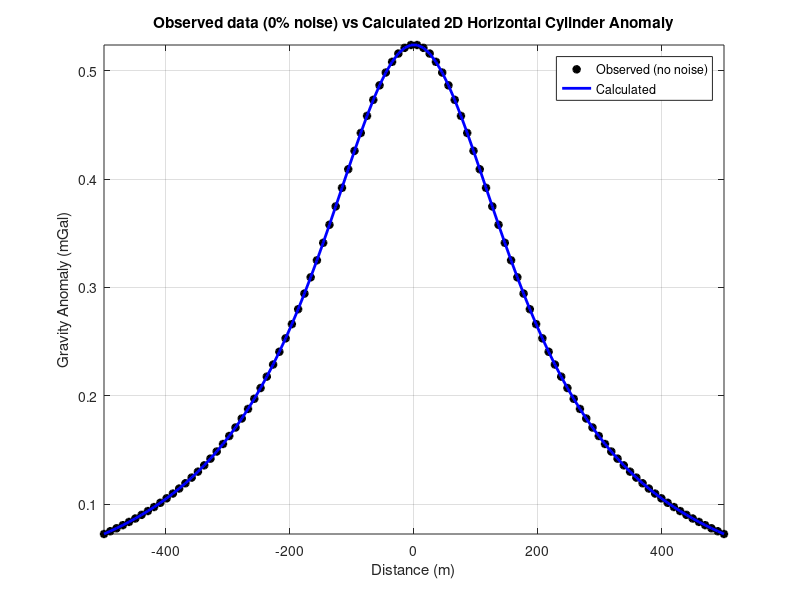
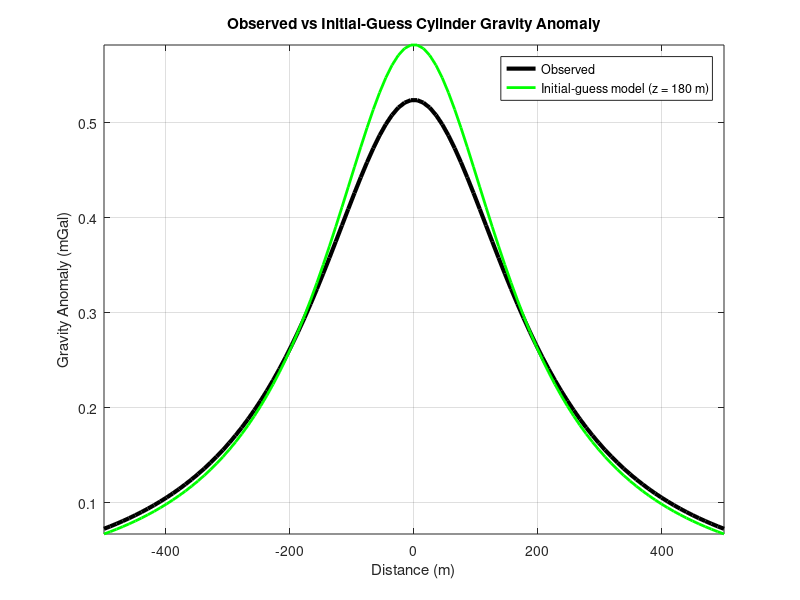
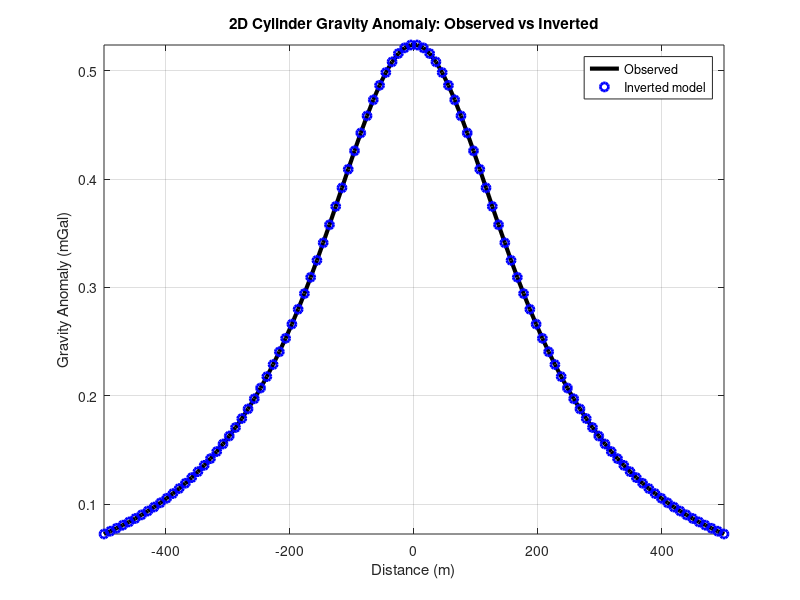
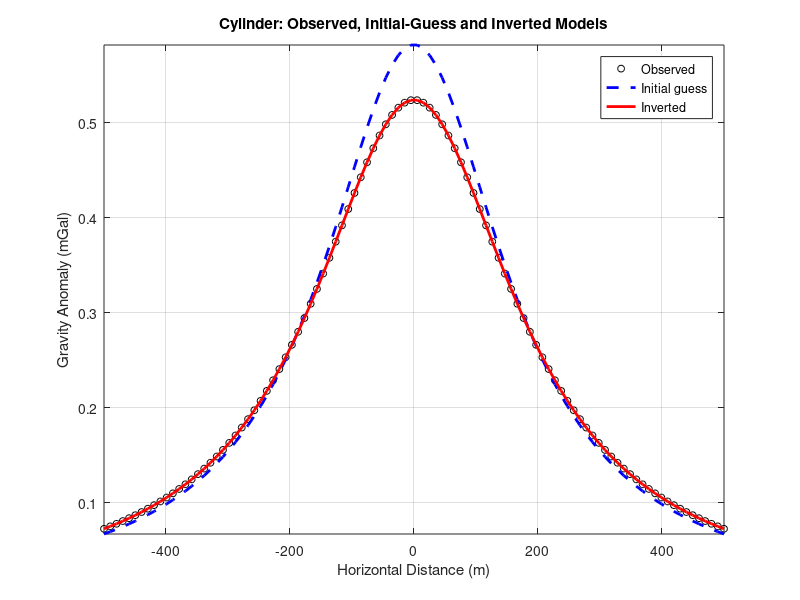

Recreate these plots in MATLAB, in order.
function Cylinder_model_code_depth
%% =========================================================================
%  NAME : LAIMY HAINANA
%  DATE : 23/08/2026
%
%  HORIZONTAL CYLINDER (2D) GRAVITY - DEPTH INVERSION (GAUSS-NEWTON)
%  -----------------------------------------------------------------
%   Density contrast and radius are assumed known (mass per unit length
%   lambda is known). Gravity is nonlinear in depth, so the linearised
%   system (A'A) dz = A'd is solved iteratively, with A re-computed at each
%   updated depth.
%% =========================================================================

clc; close all;
rng(1);                                 % fixed seed -> repeatable noise

%% ---------------- CONSTANTS AND TRUE MODEL ---------------------------------
G            = 6.674e-11;
deltaRhoTrue = 1000;                    % [kg/m^3]
z_true       = 200;                     % True depth to cylinder axis [m]
R_true       = 50;                      % True radius [m]
x            = linspace(-500,500,100)'; % Observation points (column) [m]

M0 = cylinderMass(R_true, deltaRhoTrue);% Known mass per unit length [kg/m]

%% ---------------- FORWARD MODEL --------------------------------------------

noiseLevel       = 0;                                  % 0 % noise 

g_Observed_cylinder = cylinderGravity(G, M0, z_true, x);
gObserved_cylinder  = addNoise(g_Observed_cylinder, noiseLevel);   % 0 % noise level

%figure 1
figure;
plot(x, gObserved_cylinder,  'k*', 'LineWidth', 2); axis tight; hold on;
plot(x, g_Observed_cylinder, 'b-', 'LineWidth', 2);
grid on; box on; hold off;
title('Observed data (0% noise) vs Calculated 2D Horizontal Cylinder Anomaly');
xlabel('Distance (m)'); ylabel('Gravity Anomaly (mGal)');
legend('Observed (no noise)','Calculated');

%% ---------------- INITIAL-GUESS MODEL (DEPTH) ------------------------------
z_initial = 180;                                          % Wrong starting depth [m]
g_Calculated_cylinder = cylinderGravity(G, M0, z_initial, x);

misfit_cylinder = g_Observed_cylinder - g_Calculated_cylinder;
MSE_cylinder    = calculateMSE(misfit_cylinder);

%figure 2
figure;
plot(x, g_Observed_cylinder,   'k-', 'LineWidth', 3); axis tight; hold on;
plot(x, g_Calculated_cylinder, 'g-', 'LineWidth', 2);
grid on; box on; hold off;
title('Observed vs Initial-Guess Cylinder Gravity Anomaly');
xlabel('Distance (m)'); ylabel('Gravity Anomaly (mGal)');
legend('Observed','Initial-guess model (z = 180 m)');

%% ---------------- DEPTH INVERSION (GAUSS-NEWTON) ---------------------------
%  g(z) = 2*G*lambda*z/(x^2+z^2)*1e5 ,   lambda = pi*R^2*DeltaRho
%  A(z) = dg/dz = 2*G*lambda*(x^2 - z^2)/(x^2+z^2)^2*1e5
maxIter = 20;  tol = 1e-6;                                % tol on |dz| [m]
[z_estimated, zHist, A, AT, ATA, ATd] = ...
        gaussNewtonDepth(G, M0, z_initial, x, gObserved_cylinder, maxIter, tol);

g_estimated_cylinder = cylinderGravity(G, M0, z_estimated, x);
Estimated_misfit     = g_Observed_cylinder - g_estimated_cylinder;
MSE_estimated        = calculateMSE(Estimated_misfit);

%figure 3
figure;
plot(x, g_Observed_cylinder,  'k-', 'LineWidth', 3); axis tight; hold on;
plot(x, g_estimated_cylinder, 'bo', 'LineWidth', 2);
grid on; box on; hold off;
title('2D Cylinder Gravity Anomaly: Observed vs Inverted');
xlabel('Distance (m)'); ylabel('Gravity Anomaly (mGal)');
legend('Observed','Inverted model');

%figure 4
figure;
plot(x, g_Observed_cylinder,   'ko', 'MarkerSize', 5); axis tight; hold on;
plot(x, g_Calculated_cylinder, 'b--','LineWidth', 2);
plot(x, g_estimated_cylinder,  'r-', 'LineWidth', 2);
hold off; grid on;
xlabel('Horizontal Distance (m)'); ylabel('Gravity Anomaly (mGal)');
title('Cylinder: Observed, Initial-Guess and Inverted Models');
legend('Observed','Initial guess','Inverted');

fprintf('\n');
fprintf('==============================================\n');
fprintf('    CYLINDER GRAVITY DEPTH INVERSION RESULTS\n');
fprintf('==============================================\n');
fprintf('Number of observations        = %d\n', length(x));
fprintf('Size of A                     = %dx%d\n', size(A,1),   size(A,2));
fprintf('Size of AT                    = %dx%d\n', size(AT,1),  size(AT,2));
fprintf('Size of ATA                   = %dx%d\n', size(ATA,1), size(ATA,2));
fprintf('Size of ATd                   = %dx%d\n', size(ATd,1), size(ATd,2));
fprintf('True depth                    = %.2f m\n', z_true);
fprintf('Initial guess depth           = %.2f m\n', z_initial);
fprintf('Estimated depth               = %.2f m\n', z_estimated);
fprintf('Iterations used               = %d\n', numel(zHist)-1);
fprintf('Known mass per unit length    = %.3e kg/m\n', M0);
fprintf('MSE of initial model          = %.3e mGal^2\n', MSE_cylinder);
fprintf('MSE of estimated model        = %.3e mGal^2\n', MSE_estimated);
fprintf('Maximum residual magnitude    = %.3e mGal\n', max(abs(Estimated_misfit)));
fprintf('==============================================\n');

%% ---------------- NOISY DATA: 0.15 % AND 3 % -------------------------------
noiseLevels = [0.0015, 0.03];
for n = 1:numel(noiseLevels)
    pct  = 100*noiseLevels(n);
    gObs = addNoise(g_Observed_cylinder, noiseLevels(n));

    z_n     = gaussNewtonDepth(G, M0, z_initial, x, gObs, maxIter, tol);
    g_est_n = cylinderGravity(G, M0, z_n, x);
    MSE_n   = calculateMSE(gObs - g_est_n);

    % figure 5 / 7
    figure;
    plot(x, gObs, 'mo', 'LineWidth', 2); axis tight; hold on;
    plot(x, g_Observed_cylinder, 'k-', 'LineWidth', 2);
    grid on; box on; hold off;
    title(sprintf('Observed data (%.2f%% noise) vs Noise-free Cylinder Anomaly', pct));
    xlabel('Distance (m)'); ylabel('Gravity Anomaly (mGal)');
    legend('Observed noisy','Noise-free');

    % figure 6 / 8
    figure;
    plot(x, gObs, 'ko', 'MarkerSize', 5); axis tight; hold on;
    plot(x, g_Calculated_cylinder, 'b--', 'LineWidth', 2);
    plot(x, g_est_n,               'r-',  'LineWidth', 2);
    hold off; grid on;
    xlabel('Horizontal Distance (m)'); ylabel('Gravity Anomaly (mGal)');
    title(sprintf('Cylinder Depth Inversion with %.2f%% added noise', pct));
    legend('Observed noisy','Initial guess','Inverted','Location','best');

    fprintf('\n--- Noise level = %.2f%% ---\n', pct);
    fprintf('Estimated depth = %.2f m  (error %.2f %%)\n', z_n, 100*abs(z_n-z_true)/z_true);
    fprintf('MSE after inversion = %.3e mGal^2\n', MSE_n);
end

%% ---------------- MONTE CARLO: 200 NOISE REALISATIONS ----------------------
nMC = 200;
fprintf('\nMonte Carlo test (%d noise realisations), depth:\n', nMC);
for n = 1:numel(noiseLevels)
    est = zeros(nMC,1);
    for t = 1:nMC
        gObs   = addNoise(g_Observed_cylinder, noiseLevels(n));
        est(t) = gaussNewtonDepth(G, M0, z_initial, x, gObs, maxIter, tol);
    end
    fprintf('  %.2f%% noise: mean = %.2f m, std = %.2f m, mean |error| = %.3f %%\n', ...
            100*noiseLevels(n), mean(est), std(est), 100*mean(abs(est-z_true))/z_true);
end
end

%% =========================================================================
%  LOCAL FUNCTIONS
%% =========================================================================
function M = cylinderMass(R, deltaRho)                 % Mass per unit length [kg/m]
    M = pi*R.^2 .* deltaRho;                           % pi*R^2 (NOT 4/3*pi*R^2)
end

function g = cylinderGravity(G, M, z, x)               % [mGal]
    g = (2*G*M*z) ./ (x.^2 + z.^2) * 1e5;
end

function MSE = calculateMSE(misfit)
    MSE = mean(misfit(:).^2);
end

function A = sensitivityMatrixCylinder(G, M, z, x)     % dg/dz  (depth Jacobian)
    A = 2*G*M*(x.^2 - z.^2) ./ (x.^2 + z.^2).^2 * 1e5;
end

function gN = addNoise(g, level)
    gN = g + level*max(abs(g))*randn(size(g));
end

function [z, zHist, A, AT, ATA, ATd] = gaussNewtonDepth(G, M, z0, x, gObs, maxIter, tol)
    z = z0;  zHist = z0;
    for it = 1:maxIter
        d   = gObs(:) - cylinderGravity(G, M, z, x(:));
        A   = sensitivityMatrixCylinder(G, M, z, x(:));
        AT  = A';  ATA = AT*A;  ATd = AT*d;
        dz  = inv(ATA) * ATd;
        zNew = z + dz;
        while zNew <= 0, dz = dz/2; zNew = z + dz; end % keep depth positive
        z = zNew;  zHist(end+1) = z;                   %#ok<AGROW>
        if abs(dz) < tol, break; end
    end
end
